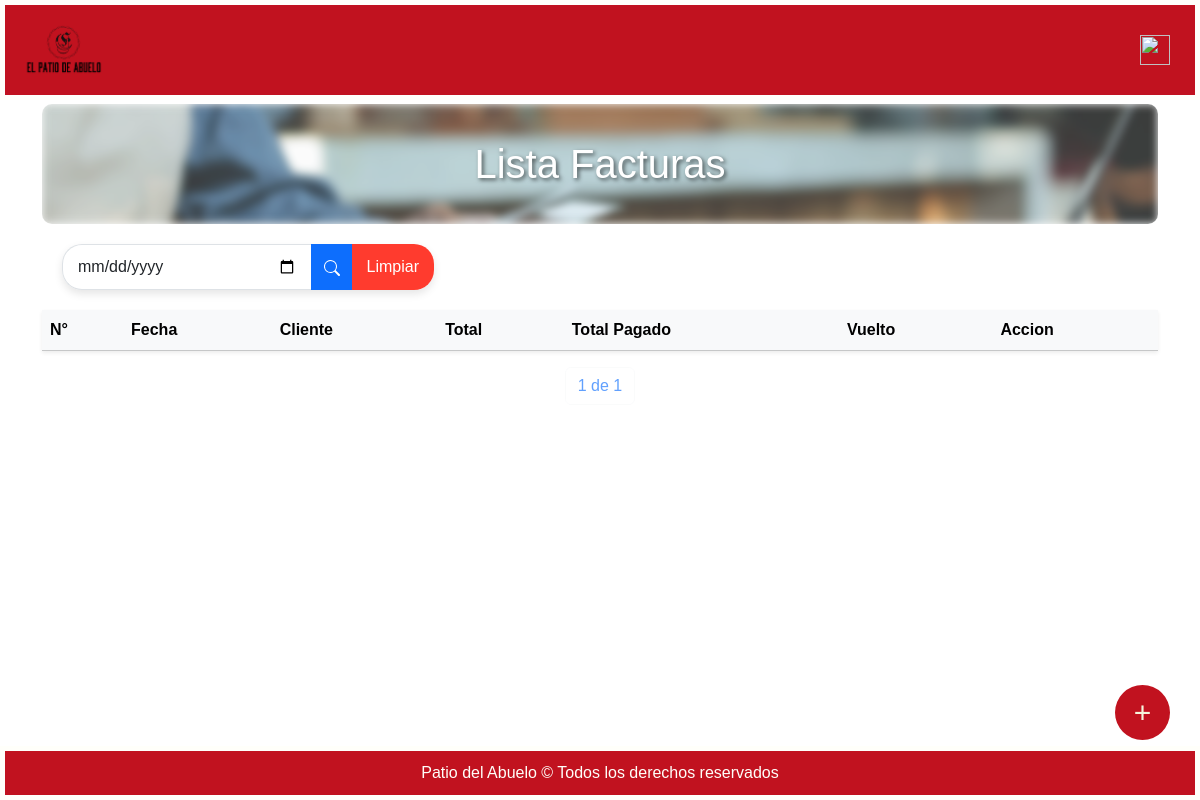
Page /facturas/ (signed in) on the earlier database version.
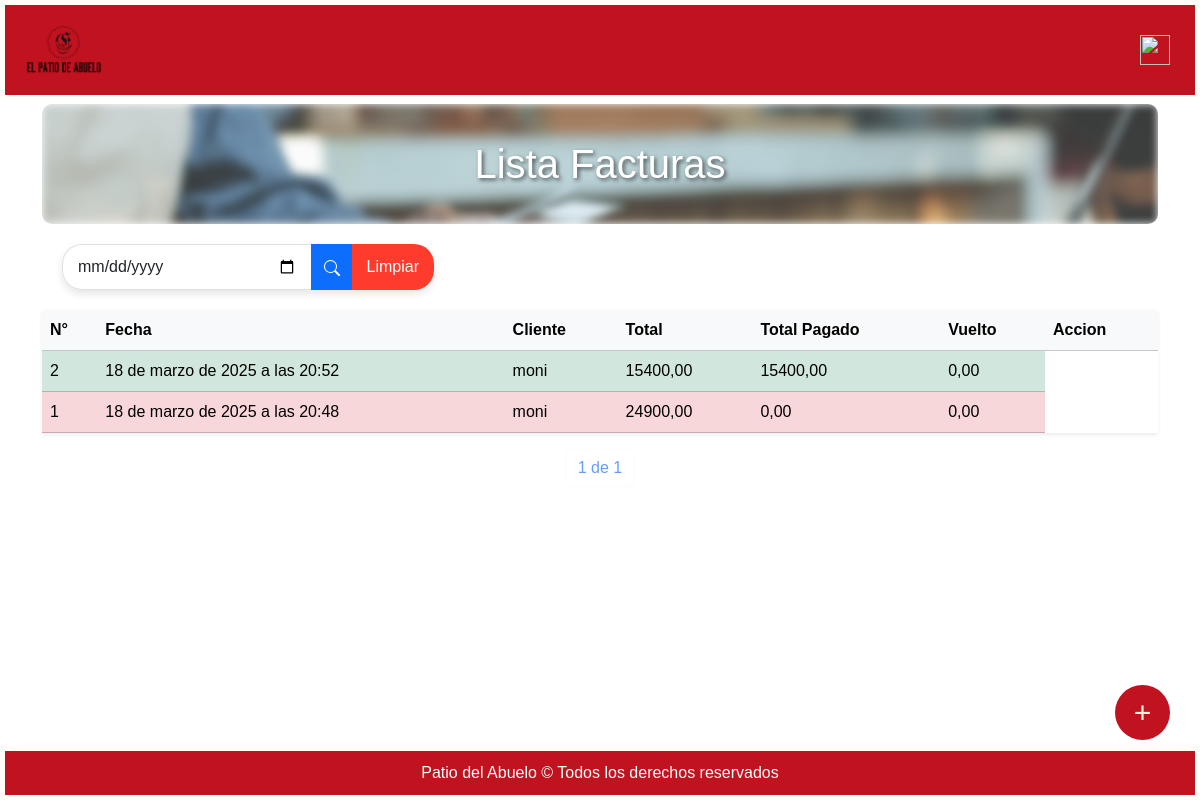
Same page on the later database version.
### miAplicacion/models.py (models this page shows, shortened)
class Factura(models.Model):
    fecha = models.DateTimeField(auto_now_add=True)
    total = models.DecimalField(max_digits=15, decimal_places=2)
    total_pago = models.DecimalField(max_digits=15, decimal_places=2, default=0)
    vuelto = models.DecimalField(max_digits=15, decimal_places=2, default=0)
    anulado = models.BooleanField(default=False)
    cobrado = models.BooleanField(default=False)
    id_cliente = models.ForeignKey(Cliente, on_delete=models.SET(seleccionar_cliente_alternativo))
    id_orden = models.ManyToManyField("Orden", through="FacturaOrden")
    id_tipoPago = models.ManyToManyField(TipoPago, through="FacturaPago")

class Cliente(models.Model):
    nombre = models.CharField(max_length=120)
    telefono = models.CharField(max_length=30, null=True, blank=True)
    direccion = models.CharField(max_length=120, null=True, blank=True)

### miAplicacion/views.py (the view)
# urls.py: path("facturas/", login_required(permission_required('miAplicacion.view_factura')(views.listaFacturas.as_view())), name="listaFacturas"),
class listaFacturas(ListView):
    model = Factura
    template_name = os.path.join("listas", "listaFacturas.html")
    context_object_name = 'facturas'
    paginate_by = 12
    def get_queryset(self):
        queryset = super().get_queryset().order_by('-fecha')
        query = self.request.GET.get('q')
        if query:
            queryset = queryset.filter(fecha__icontains=query)
        return queryset
    def get_context_data(self, **kwargs):
        context = super().get_context_data(**kwargs)
        context['query'] = self.request.GET.get('q', '')  # Enviar el valor de la búsqueda al contexto
        context['facturaCierre'] = [x.id_factura.pk for x in FacturaCierre.objects.all()]
        return context

### patioAbuelo/templates/listas/listaFacturas.html (shortened to what this page needs)
{% extends "base.html" %}
{% block content %}
<div class="container">
  <h1 class="text-center mt-1 cont titulo">Lista Facturas</h1>
  <form method="GET" class="search-bar col-10 col-md-6 col-lg-4">
    <div class="input-group">
        <input type="date" class="form-control search-input" name="q" value="{{ query }}" \
            placeholder="Buscar por fecha">
        <button class="btn btn-primary text-light" type="submit">
            <svg xmlns="http://www.w3.org/2000/svg" width="16" height="16" fill="white" class="bi bi-search" viewBox="0 0 16 16">
                <path d="M11.742 10.344a6.5 6.5 0 1 0-1.397 1.398h-.001q.044.06.098.115l3.85 3.85a1 1 0 0 0 1.415-1.414l-3.85-3.85a1 1 0 0 0-.115-.1zM12 6.5a5.5 5.5 0 1 1-11 0 5.5 5.5 0 0 1 11 0"/>
            </svg>
        </button>
        <button class="btn btn-limpiar" type="reset" onclick="clearSearch()">
          Limpiar
      </button>
    </div>
  </form>
    <div class="d-none d-md-block">
      <table class="table table-light shadow-sm table-responsive">
          <thead class="bg-light">
            <tr>
              <th scope="col">N°</th>
              <th scope="col">Fecha</th>
              <th scope="col">Cliente</th>
              <th scope="col">Total</th>
              <th scope="col">Total Pagado</th>
              <th scope="col">Vuelto</th>
              <th scope="col">
                Accion
              </th>
            </tr>
          </thead>
          <tbody>
              {% for f in facturas %}
              {% if f.anulado == True%}
                <tr class="table-danger">
                  <td onclick="window.location.href='{% url 'facturaDetalle' f.id%}'">{{f.id}}</td>
                  <td onclick="window.location.href='{% url 'facturaDetalle' f.id%}'">{{f.fecha}}</td>
                  <td onclick="window.location.href='{% url 'facturaDetalle' f.id%}'">{{f.id_cliente.nombre}}</td>
                  <td onclick="window.location.href='{% url 'facturaDetalle' f.id%}'">{{f.total}}</td>
                  <td onclick="window.location.href='{% url 'facturaDetalle' f.id%}'">{{f.total_pago}}</td>
                  <td onclick="window.location.href='{% url 'facturaDetalle' f.id%}'">{{f.vuelto}}</td>
                </tr>
              {%endif%}
              {% if f.cobrado == True and f.anulado == False%}
              <tr class="table-success">
                <td onclick="window.location.href='{% url 'facturaDetalle' f.id%}'">{{f.id}}</td>
                <td onclick="window.location.href='{% url 'facturaDetalle' f.id%}'">{{f.fecha}}</td>
                <td onclick="window.location.href='{% url 'facturaDetalle' f.id%}'">{{f.id_cliente.nombre}}</td>
                <td onclick="window.location.href='{% url 'facturaDetalle' f.id%}'">{{f.total}}</td>
                <td onclick="window.location.href='{% url 'facturaDetalle' f.id%}'">{{f.total_pago}}</td>
                <td onclick="window.location.href='{% url 'facturaDetalle' f.id%}'">{{f.vuelto}}</td>
              </tr>
              {%endif%}
              {% endfor %}
          </tbody>
      </table>
    </div>
    <div class="pagination justify-content-center">
      <span class="current-page btn btn-outline-light disabled text-primary mb-3">
          {{ page_obj.number }} de {{ page_obj.paginator.num_pages }}
      </span>
  </div>
  {% if perms.miAplicacion.add_factura %}
    <a href={% url "facturaNueva" %} class="customButton">+</a>
  {% endif %}
</div>
{% endblock %}

Differences in the rows shown:
added Factura: id "2", fecha "18 de marzo de 2025 a las 20:52", id_cliente.nombre "moni", total "15400,00", total_pago "15400,00", vuelto "0,00"
added Factura: id "1", fecha "18 de marzo de 2025 a las 20:48", id_cliente.nombre "moni", total "24900,00", total_pago "0,00", vuelto "0,00"
